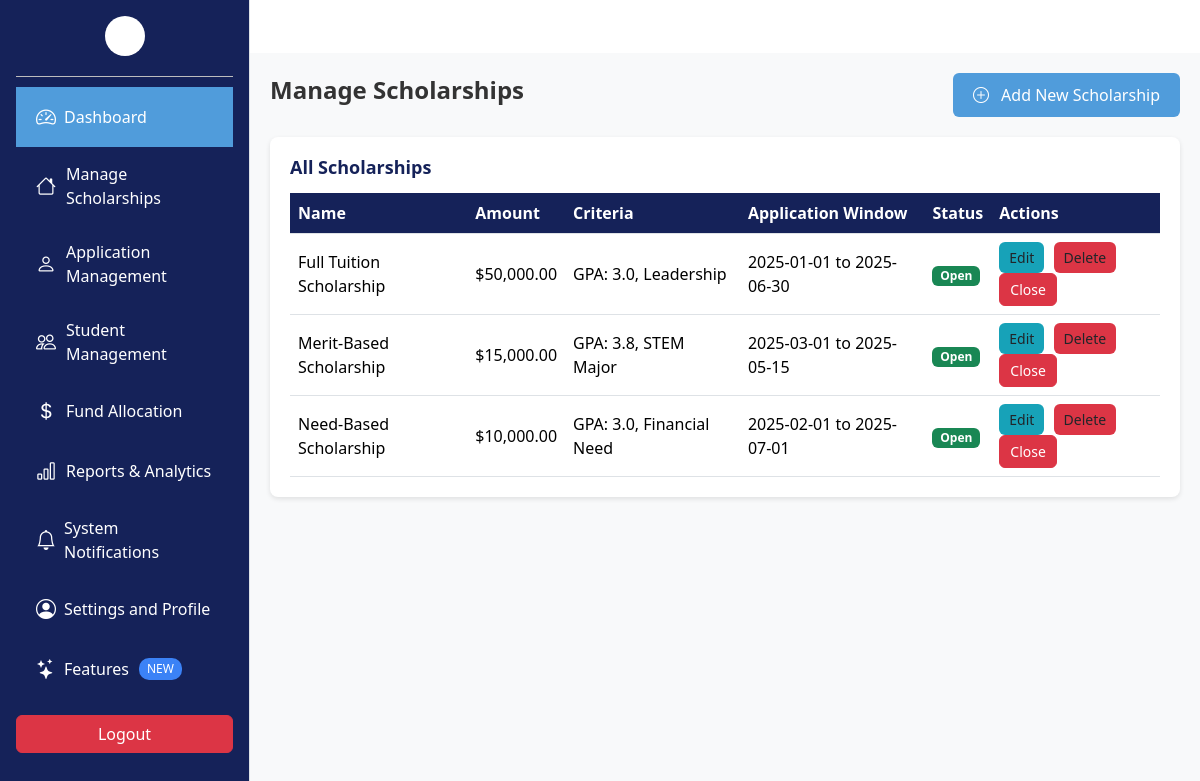
Page /Admin/scholarship.php on the committed database.
### tables this page shows
CREATE TABLE Scholarships (
    scholarship_id INT PRIMARY KEY AUTO_INCREMENT,
    name VARCHAR(255) NOT NULL,
    amount DECIMAL(10,2) NOT NULL CHECK (amount > 0),
    gpa DECIMAL(3,1) DEFAULT NULL,
    other_criteria VARCHAR(255) DEFAULT NULL,
    application_start DATE DEFAULT NULL,
    application_end DATE NOT NULL,
    status ENUM('Open', 'Closed', 'Awarded') DEFAULT 'Open',
    created_at TIMESTAMP DEFAULT CURRENT_TIMESTAMP
);

### Admin/scholarship.php (the view, shortened to what this page needs)
<?php
include "../Database/db.php";
try {
    $sql = "SELECT * FROM Scholarships";
    $result = $conn->query($sql);
    $scholarships = [];
    if ($result && $result->num_rows > 0) {
        while ($row = $result->fetch_assoc()) {
            $scholarships[] = $row;
        }
    }
} catch (Exception $e) {
    $scholarships = [];
    error_log("Error fetching scholarships: " . $e->getMessage());
}
?>
<!DOCTYPE html>
<html lang="en">
<head>
  <link href="https://cdn.jsdelivr.net/npm/bootstrap@5.3.3/dist/css/bootstrap.min.css" rel="stylesheet" />
  <link href="https://cdn.jsdelivr.net/npm/bootstrap-icons@1.10.5/font/bootstrap-icons.css" rel="stylesheet" />
</head>
<body>
  <?php include 'sidebar.php'; ?>
  <div class="main-content">
    <div class="page-header">
      <h1>Manage Scholarships</h1>
      <button class="btn btn-add" data-bs-toggle="modal" data-bs-target="#addScholarshipModal">
        <i class="bi bi-plus-circle me-2"></i> Add New Scholarship
      </button>
    </div>
    <div class="scholarships-table">
      <h3>All Scholarships</h3>
      <table class="table table-hover">
        <thead>
          <tr>
            <th>Name</th>
            <th>Amount</th>
            <th>Criteria</th>
            <th>Application Window</th>
            <th>Status</th>
            <th>Actions</th>
          </tr>
        </thead>
        <tbody id="scholarshipsTable">
          <?php foreach ($scholarships as $scholarship): ?>
            <?php
              $scholarship_id = isset($scholarship['scholarship_id']) && $scholarship['scholarship_id'] > 0 ? $scholarship['scholarship_id'] : 0;
              $status = isset($scholarship['status']) && in_array($scholarship['status'], ['Open', 'Closed', 'Awarded']) ? $scholarship['status'] : 'Closed';
            ?>
            <tr data-id="<?php echo htmlspecialchars($scholarship_id); ?>">
              <td><?php echo isset($scholarship['name']) ? htmlspecialchars($scholarship['name']) : 'N/A'; ?></td>
              <td>$<?php echo isset($scholarship['amount']) ? number_format($scholarship['amount'], 2) : '0.00'; ?></td>
              <td>
                <?php
                  $criteria = [];
                  if (isset($scholarship['gpa']) && $scholarship['gpa'] !== null) {
                      $criteria[] = "GPA: " . $scholarship['gpa'];
                  }
                  if (isset($scholarship['other_criteria']) && $scholarship['other_criteria'] !== null) {
                      $criteria[] = $scholarship['other_criteria'];
                  }
                  echo htmlspecialchars(!empty($criteria) ? implode(', ', $criteria) : 'None');
                ?>
              </td>
              <td>
                <?php
                  $start = isset($scholarship['application_start']) ? $scholarship['application_start'] : '';
                  $end = isset($scholarship['application_end']) ? $scholarship['application_end'] : '';
                  echo htmlspecialchars($start && $end ? "$start to $end" : ($end ? "Ends $end" : 'N/A'));
                ?>
              </td>
              <td>
                <span class="badge bg-<?php echo $status == 'Open' ? 'success' : ($status == 'Awarded' ? 'info' : 'danger'); ?>">
                  <?php echo htmlspecialchars($status); ?>
                </span>
              </td>
              <td>
                <?php if ($scholarship_id > 0): ?>
                  <button class="btn btn-edit" onclick="editScholarship(<?php echo $scholarship_id; ?>)">Edit</button>
                  <button class="btn btn-delete" onclick="deleteScholarship(<?php echo $scholarship_id; ?>)">Delete</button>
                  <button class="btn btn-<?php echo $status == 'Open' ? 'danger' : 'success'; ?> btn-toggle" onclick="toggleApplicationWindow(<?php echo $scholarship_id; ?>, '<?php echo $status == 'Open' ? 'Closed' : 'Open'; ?>')">
                    <?php echo $status == 'Open' ? 'Close' : 'Open'; ?>
                  </button>
                <?php else: ?>
                  <span>Invalid ID</span>
                <?php endif; ?>
              </td>
            </tr>
          <?php endforeach; ?>
        </tbody>
      </table>
    </div>
  </div>
</body>
</html>

### Admin/scholarship.php (style rules this page uses)
.main-content { background-color: #f8f9fa; min-height: 100vh; padding: 20px; }
.page-header { display: flex; justify-content: space-between; align-items: center; margin-bottom: 20px; }
.page-header h1 { font-size: 24px; font-weight: 600; color: #333; }
.page-header .btn-add { background-color: #509CDB; border: none; padding: 10px 20px; font-size: 16px; color: #ffffff; }
.scholarships-table { background-color: #ffffff; border-radius: 8px; padding: 20px; box-shadow: 0 2px 5px rgba(0, 0, 0, 0.1); margin-bottom: 20px; }
.scholarships-table h3 { font-size: 18px; font-weight: 600; color: #152259; margin-bottom: 15px; }
.scholarships-table .table { margin-bottom: 0; }
.scholarships-table .table th { background-color: #152259; color: #ffffff; }
.scholarships-table .table td { vertical-align: middle; }
.scholarships-table .table .badge { font-size: 12px; }
.scholarships-table .btn-edit { background-color: #17a2b8; border: none; margin-right: 5px; font-size: 14px; padding: 5px 10px; }
.scholarships-table .btn-delete { background-color: #dc3545; border: none; font-size: 14px; padding: 5px 10px; }
.scholarships-table .btn-toggle { font-size: 14px; padding: 5px 10px; }

### Admin/sidebar.php (style rules this page uses)
.main-content { margin-left: 250px; padding: 20px; }

### rows in the picture
scholarships: name "Full Tuition Scholarship", amount "50,000.00", criteria "GPA: 3.0, Leadership", application_start+application_end "2025-01-01 to 2025-06-30", status "Open", shows "Close"
scholarships: name "Merit-Based Scholarship", amount "15,000.00", criteria "GPA: 3.8, STEM Major", application_start+application_end "2025-03-01 to 2025-05-15", status "Open", shows "Close"
scholarships: name "Need-Based Scholarship", amount "10,000.00", criteria "GPA: 3.0, Financial Need", application_start+application_end "2025-02-01 to 2025-07-01", status "Open", shows "Close"
